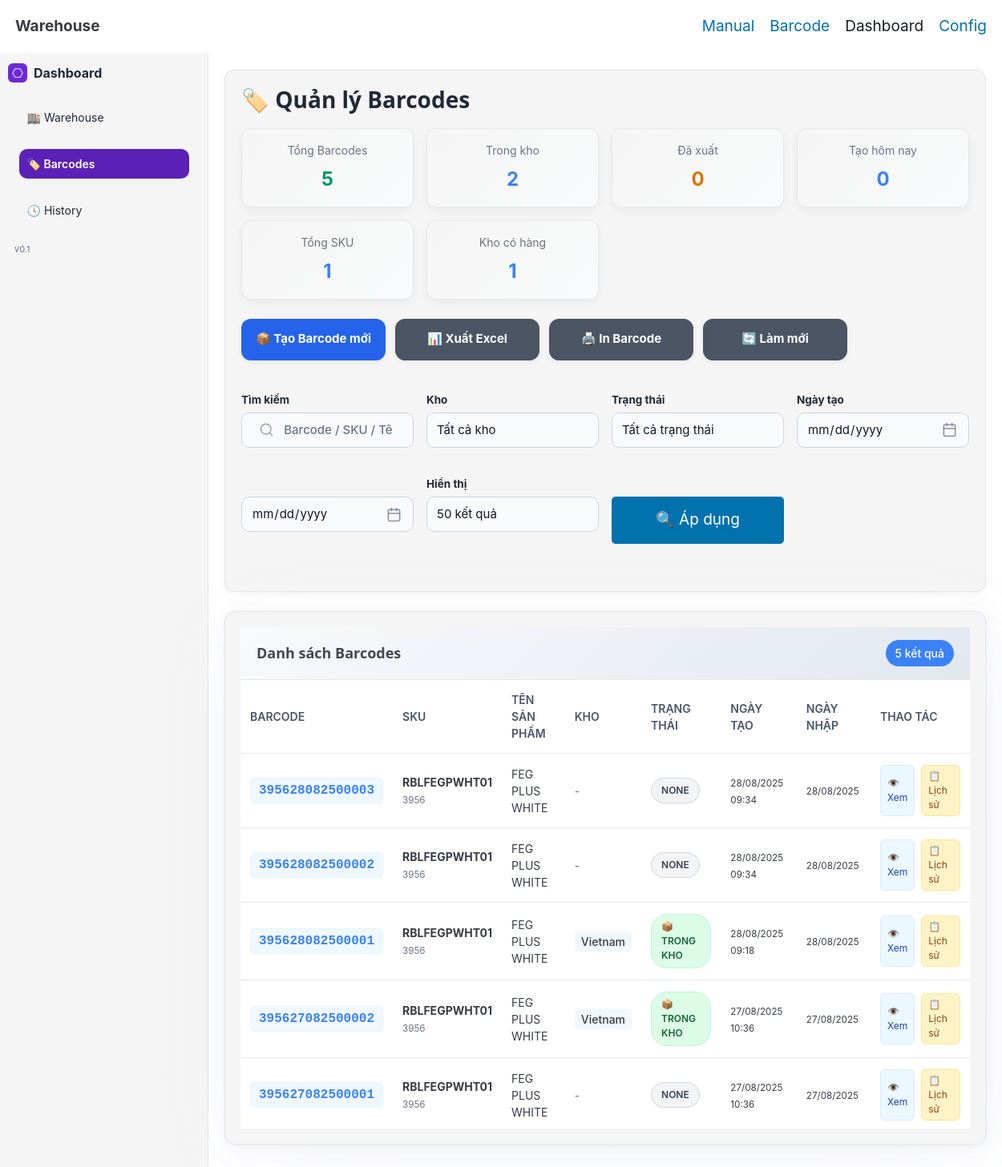
The app's page /dashboard/barcodes/, older data.
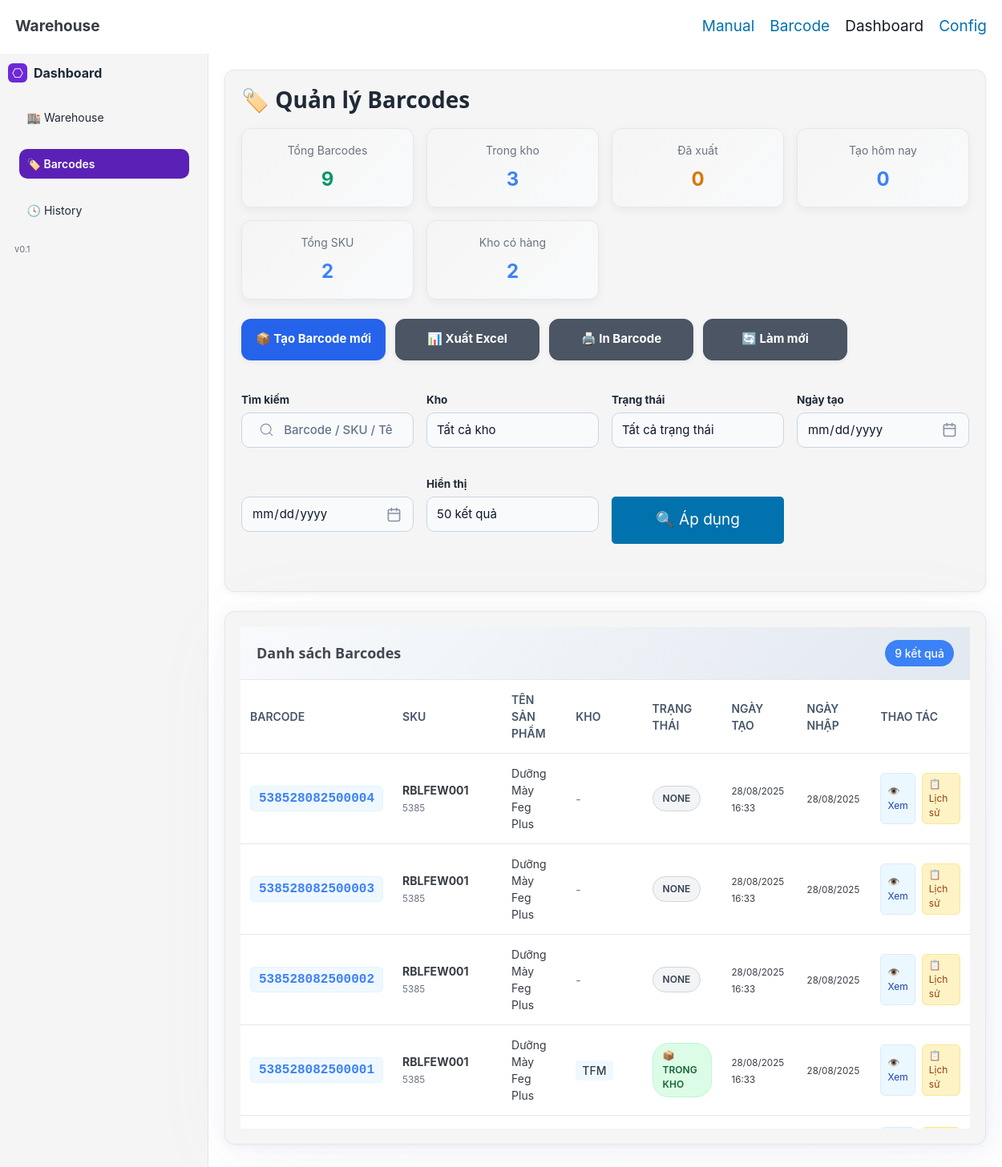
The same page, newer data.
### inventory/models.py (models this page shows, shortened)
class Item(models.Model):
    product      = models.ForeignKey("inventory.Product", on_delete=models.PROTECT)
    import_date  = models.DateField(default=timezone.localdate)  # ngày nhập (ddmmyy)
    seq          = models.PositiveIntegerField(null=True, blank=True)  # sẽ auto-gen
    barcode_text = models.CharField(max_length=15, unique=True, db_index=True)  # 4+6+5
    warehouse    = models.ForeignKey("inventory.Warehouse", null=True, blank=True, on_delete=models.PROTECT)
    status       = models.CharField(max_length=32, default="none")
    created_at   = models.DateTimeField(auto_now_add=True, db_index=True)
    class Meta:
        unique_together = (("product", "import_date", "seq"),)
        indexes = [
            models.Index(fields=["product", "import_date"]),
        ]
        ordering = ["-created_at"]

class Product(models.Model):
    sku   = models.CharField(max_length=64, unique=True, db_index=True)
    name  = models.CharField(max_length=255)
    code4 = models.CharField(
        max_length=4,
        unique=True,
        validators=[RegexValidator(r'^\d{4}$', 'Mã sản phẩm phải gồm đúng 4 chữ số.')],
        editable=False,  # không cho sửa trên form/admin
    )
    class Meta:
        ordering = ["id"]

class Warehouse(models.Model):
    code = models.CharField(max_length=32, unique=True)
    name = models.CharField(max_length=128)

### inventory/views.py (the view, shortened to what this page needs)
# urls.py: path("dashboard/barcodes/", views.dashboard_barcodes, name="dashboard_barcodes"),
def dashboard_barcodes(request):
    q = (request.GET.get('q') or '').strip()
    wh = request.GET.get('wh') or ''
    status = request.GET.get('status') or ''
    date_from = request.GET.get('date_from') or ''
    date_to = request.GET.get('date_to') or ''
    per = int(request.GET.get('per') or 50)
    items_qs = Item.objects.select_related('product', 'warehouse').order_by('-created_at')
    if wh:
        items_qs = items_qs.filter(warehouse_id=wh)
    if status:
        items_qs = items_qs.filter(status=status)
    if date_from:
        try:
            date_from_parsed = datetime.strptime(date_from, '%Y-%m-%d').date()
            items_qs = items_qs.filter(created_at__date__gte=date_from_parsed)
        except ValueError:
            pass
    if date_to:
        try:
            date_to_parsed = datetime.strptime(date_to, '%Y-%m-%d').date()
            items_qs = items_qs.filter(created_at__date__lte=date_to_parsed)
        except ValueError:
            pass
    if (request.GET.get('export') or '').lower() == 'csv':
        return export_barcodes_csv(items_qs)
    today = timezone.now().date()
    all_items = Item.objects.all()
    total_items = all_items.count()
    in_stock_count = all_items.filter(status='in_stock').count()
    shipped_count = all_items.filter(status='shipped').count()
    today_created = all_items.filter(created_at__date=today).count()
    unique_products = all_items.values('product').distinct().count()
    active_warehouses = all_items.exclude(warehouse__isnull=True).values('warehouse').distinct().count()
    paginator = Paginator(items_qs, per)
    page_number = request.GET.get('page')
    page = paginator.get_page(page_number)
    warehouses = Warehouse.objects.all().order_by('code')
    context = {
        'active_tab': 'barcodes',
        'page': page,
        'warehouses': warehouses,
        'q': q,
        'wh': wh,
        'status': status,
        'date_from': date_from,
        'date_to': date_to,
        'per': per,
        'per_options': [25, 50, 100, 200, 500],
        'total_items': total_items,
        'in_stock_count': in_stock_count,
        'shipped_count': shipped_count,
        'today_created': today_created,
        'unique_products': unique_products,
        'active_warehouses': active_warehouses,
    }
    return render(request, 'inventory/dashboard_barcodes.html', context)

### inventory/templates/inventory/dashboard_barcodes.html (shortened to what the changed rows need)
{% extends "inventory/base.html" %}
{% block content %}
<div class="dash-wrap">
  <main class="dash-main">
    <div class="dash-header">
      <h2 class="dash-title">🏷️ Quản lý Barcodes</h2>
      <div class="stats-grid">
        <div class="stat-card success"><p class="label">Tổng Barcodes</p><p class="value">{{ total_items|default:0 }}</p></div>
        <div class="stat-card"><p class="label">Trong kho</p><p class="value">{{ in_stock_count|default:0 }}</p></div>
        <div class="stat-card"><p class="label">Tổng SKU</p><p class="value">{{ unique_products|default:0 }}</p></div>
        <div class="stat-card"><p class="label">Kho có hàng</p><p class="value">{{ active_warehouses|default:0 }}</p></div>
      </div>
    </div>
    <article class="table-card">
      <div class="table-header">
        <h3 class="table-title">Danh sách Barcodes</h3>
        <span class="result-count">{{ page.paginator.count }} kết quả</span>
      </div>
      <div class="table-wrap">
        <table>
          <thead>
            <tr>
              <th>Barcode</th>
              <th>SKU</th>
              <th>Tên sản phẩm</th>
              <th>Kho</th>
              <th>Trạng thái</th>
              <th>Ngày tạo</th>
              <th>Ngày nhập</th>
              <th>Thao tác</th>
            </tr>
          </thead>
          <tbody>
            {% for it in page.object_list %}
            <tr>
              <td><span class="barcode-text">{{ it.barcode_text }}</span></td>
              <td><strong>{{ it.product.sku }}</strong><br><small style="color:var(--muted);">{{ it.product.code4 }}</small></td>
              <td>{{ it.product.name }}</td>
              <td>
                {% if it.warehouse %}
                  <span style="background:#F0F8FF; padding:4px 8px; border-radius:4px; font-weight:500;">{{ it.warehouse.code }}</span>
                {% else %}
                  <span style="color:var(--muted);">-</span>
                {% endif %}
              </td>
              <td>
                {% if it.status == "in_stock" %}
                  <span class="status in">📦 Trong kho</span>
                {% elif it.status == "shipped" %}
                  <span class="status out">📤 Đã xuất</span>
                {% else %}
                  <span class="status other">{{ it.status }}</span>
                {% endif %}
              </td>
              <td><small>{{ it.created_at|date:"d/m/Y H:i" }}</small></td>
              <td><small>{{ it.import_date|date:"d/m/Y" }}</small></td>
              <td>
                <div class="action-buttons">
                  <a href="#" class="btn-sm btn-view" title="Xem chi tiết">👁️ Xem</a>
                  <a href="#" class="btn-sm btn-edit" title="Lịch sử di chuyển">📋 Lịch sử</a>
                </div>
              </td>
            </tr>
            {% endfor %}
          </tbody>
        </table>
      </div>
    </article>
  </main>
</div>
{% endblock %}

Row changes from the older to the newer data that the page shows:
no longer on this page (row unchanged): Item: barcode_text "395628082500003", product.sku "RBLFEGPWHT01", product.code4 "3956", product.name "FEG PLUS WHITE", status "NONE", created_at "28/08/2025 09:34", import_date "28/08/2025"
no longer on this page (row unchanged): Item: barcode_text "395628082500002", product.sku "RBLFEGPWHT01", product.code4 "3956", product.name "FEG PLUS WHITE", status "NONE", created_at "28/08/2025 09:34", import_date "28/08/2025"
no longer on this page (row unchanged): Item: barcode_text "395628082500001", product.sku "RBLFEGPWHT01", product.code4 "3956", product.name "FEG PLUS WHITE", warehouse.code "Vietnam", status "📦 TRONG KHO", created_at "28/08/2025 09:18", import_date "28/08/2025"
no longer on this page (row unchanged): Item: barcode_text "395627082500002", product.sku "RBLFEGPWHT01", product.code4 "3956", product.name "FEG PLUS WHITE", warehouse.code "Vietnam", status "📦 TRONG KHO", created_at "27/08/2025 10:36", import_date "27/08/2025"
no longer on this page (row unchanged): Item: barcode_text "395627082500001", product.sku "RBLFEGPWHT01", product.code4 "3956", product.name "FEG PLUS WHITE", status "NONE", created_at "27/08/2025 10:36", import_date "27/08/2025"
added Item: barcode_text "538528082500004", product.sku "RBLFEW001", product.code4 "5385", product.name "Dưỡng Mày Feg Plus", status "NONE", created_at "28/08/2025 16:33", import_date "28/08/2025"
added Item: barcode_text "538528082500003", product.sku "RBLFEW001", product.code4 "5385", product.name "Dưỡng Mày Feg Plus", status "NONE", created_at "28/08/2025 16:33", import_date "28/08/2025"
added Item: barcode_text "538528082500002", product.sku "RBLFEW001", product.code4 "5385", product.name "Dưỡng Mày Feg Plus", status "NONE", created_at "28/08/2025 16:33", import_date "28/08/2025"
added Item: barcode_text "538528082500001", product.sku "RBLFEW001", product.code4 "5385", product.name "Dưỡng Mày Feg Plus", warehouse.code "TFM", status "📦 TRONG KHO", created_at "28/08/2025 16:33", import_date "28/08/2025"
Text that changed along with them:
{{ total_items|default:0 }}: "5" → "9"
{{ in_stock_count|default:0 }}: "2" → "3"
{{ unique_products|default:0 }}: "1" → "2"
{{ active_warehouses|default:0 }}: "1" → "2"
{{ page.paginator.count }}: "5" → "9"
